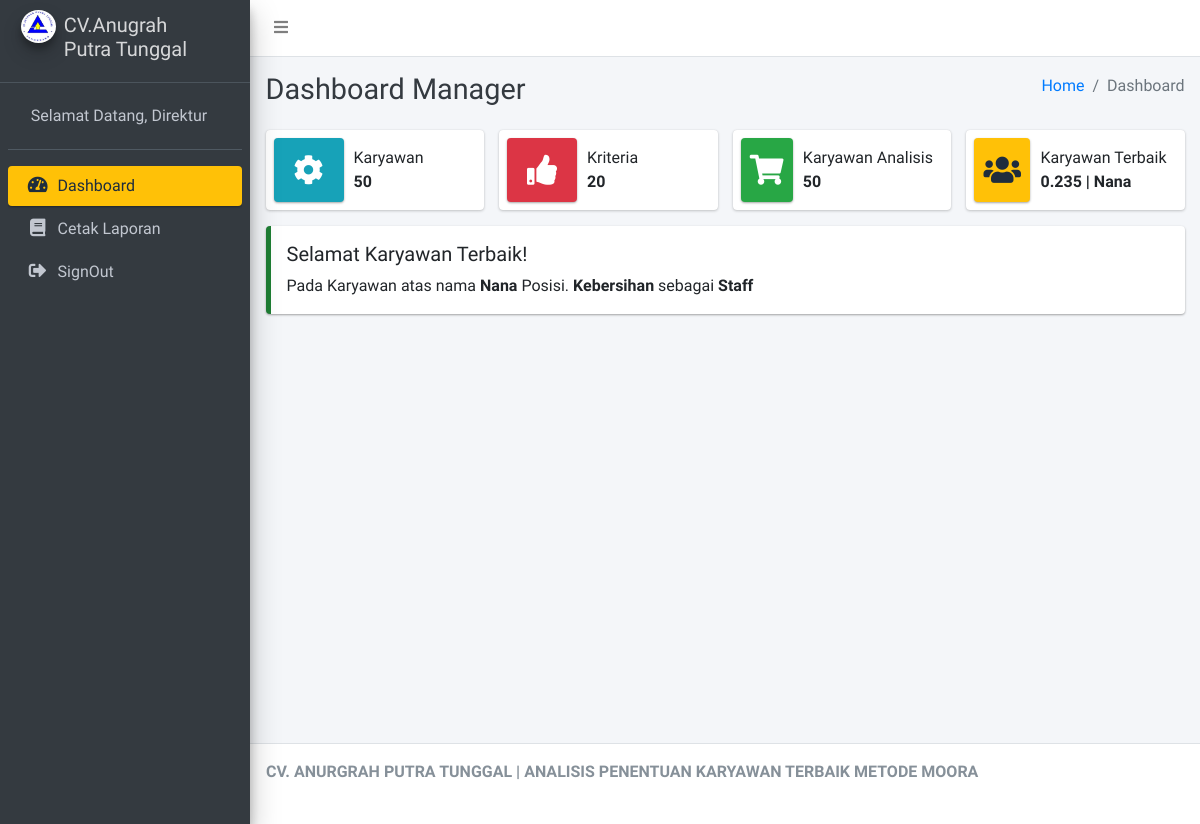
The app's page /index.php/Direktur/cDashboard (signed in), older data.
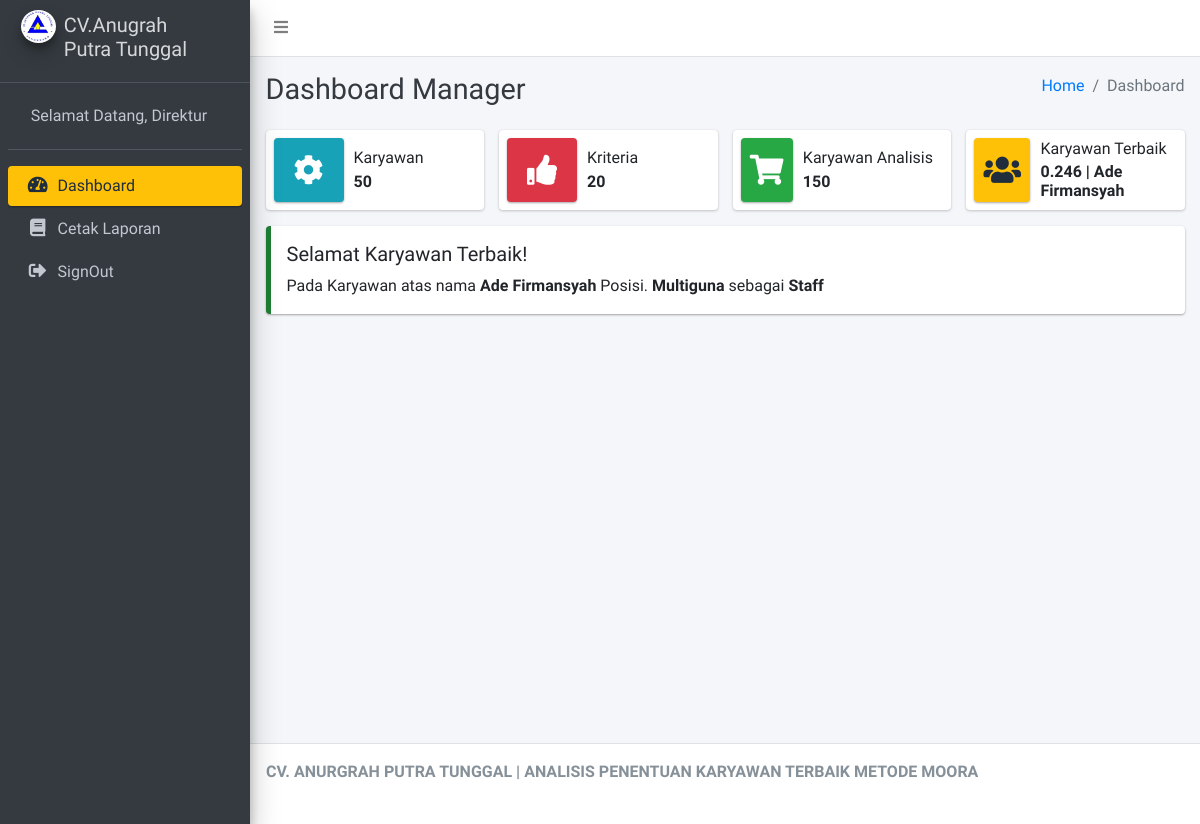
The same page, newer data.
### tables this page shows
CREATE TABLE `tbl_penilaian` (
  `id_penilaian` int(11) NOT NULL,
  `id_karyawan` int(11) NOT NULL,
  `id_user` int(11) NOT NULL,
  `tgl_proses` varchar(15) NOT NULL,
  `periode` int(11) NOT NULL,
  `nilai_kehadiran` varchar(5) NOT NULL,
  `nilai_keterlambatan` varchar(5) NOT NULL,
  `nilai_pelanggaran` varchar(5) NOT NULL,
  `nilai_pengelolaan` varchar(5) NOT NULL,
  `nilai_masa_kerja` varchar(5) NOT NULL,
  `hasil` varchar(5) NOT NULL
);

CREATE TABLE `tbl_karyawan` (
  `id_karyawan` int(11) NOT NULL,
  `nama_karyawan` varchar(125) NOT NULL,
  `jk_karyawan` varchar(125) NOT NULL,
  `alamat_karyawan` text NOT NULL,
  `no_hp_karyawan` varchar(125) NOT NULL,
  `divisi` varchar(125) NOT NULL,
  `jabatan` varchar(125) NOT NULL,
  `tgl_mulai` varchar(125) NOT NULL
);

### application/controllers/Direktur/cDashboard.php (called while the page is built, shortened)
<?php
class cDashboard extends CI_Controller
{
	public function __construct()
	{
		$this->load->model('mDashboard');
	}
	public function index()
	{
		$data = array(
			'dashboard' => $this->mDashboard->dashboard()
		);
		$this->load->view('Direktur/Layout/head');
		$this->load->view('Direktur/Layout/aside');
		$this->load->view('Direktur/vDashboard', $data);
		$this->load->view('Direktur/Layout/footer');
	}
}

### index.php (called while the page is built, shortened)
<?php
require_once BASEPATH.'core/CodeIgniter.php';

### application/models/mDashboard.php (called while the page is built, shortened)
<?php
class mDashboard extends CI_Model
{
	public function dashboard()
	{
		$data['karyawan'] = $this->db->query("SELECT COUNT(id_karyawan) as jml_karyawan FROM `tbl_karyawan`")->row();
		$data['kriteria'] = $this->db->query("SELECT COUNT(id_kriteria) as jml_kriteria FROM `tbl_kriteria`")->row();
		$data['karyawan_analisis'] = $this->db->query("SELECT COUNT(id_penilaian) as jml_penilaian FROM `tbl_penilaian`")->row();
		$data['karyawan_terbaik'] = $this->db->query("SELECT * FROM `tbl_penilaian` JOIN tbl_karyawan ON tbl_karyawan.id_karyawan=tbl_penilaian.id_karyawan ORDER BY hasil DESC LIMIT 1")->row();
		return $data;
	}
}

### application/views/Direktur/vDashboard.php (the view, shortened to what this page needs)
<div class="content-wrapper">
	<div class="content-header">
		<div class="container-fluid">
			<div class="row mb-2">
				<div class="col-sm-6">
					<h1 class="m-0 text-dark">Dashboard Manager</h1>
				</div>
				<div class="col-sm-6">
					<ol class="breadcrumb float-sm-right">
						<li class="breadcrumb-item"><a href="#">Home</a></li>
						<li class="breadcrumb-item active">Dashboard</li>
					</ol>
				</div>
			</div>
		</div>
	</div>
	<section class="content">
		<div class="container-fluid">
			<div class="row">
				<div class="col-12 col-sm-6 col-md-3">
					<div class="info-box">
						<span class="info-box-icon bg-info elevation-1"><i class="fas fa-cog"></i></span>
						<div class="info-box-content">
							<span class="info-box-text">Karyawan</span>
							<span class="info-box-number">
								<?= $dashboard['karyawan']->jml_karyawan ?>
							</span>
						</div>
					</div>
				</div>
				<div class="col-12 col-sm-6 col-md-3">
					<div class="info-box mb-3">
						<span class="info-box-icon bg-danger elevation-1"><i class="fas fa-thumbs-up"></i></span>
						<div class="info-box-content">
							<span class="info-box-text">Kriteria</span>
							<span class="info-box-number"><?= $dashboard['kriteria']->jml_kriteria ?></span>
						</div>
					</div>
				</div>
				<div class="col-12 col-sm-6 col-md-3">
					<div class="info-box mb-3">
						<span class="info-box-icon bg-success elevation-1"><i class="fas fa-shopping-cart"></i></span>
						<div class="info-box-content">
							<span class="info-box-text">Karyawan Analisis</span>
							<span class="info-box-number"><?= $dashboard['karyawan_analisis']->jml_penilaian ?></span>
						</div>
					</div>
				</div>
				<div class="col-12 col-sm-6 col-md-3">
					<div class="info-box mb-3">
						<span class="info-box-icon bg-warning elevation-1"><i class="fas fa-users"></i></span>
						<div class="info-box-content">
							<span class="info-box-text">Karyawan Terbaik</span>
							<span class="info-box-number"><?= $dashboard['karyawan_terbaik']->hasil ?> | <?= $dashboard['karyawan_terbaik']->nama_karyawan ?></span>
						</div>
					</div>
				</div>
			</div>
			<div class="row">
				<div class="col-md-12">
					<div class="callout callout-success">
						<h5>Selamat Karyawan Terbaik!</h5>
						<p>Pada Karyawan atas nama <strong><?= $dashboard['karyawan_terbaik']->nama_karyawan ?></strong> Posisi. <strong><?= $dashboard['karyawan_terbaik']->divisi ?></strong> sebagai <strong><?= $dashboard['karyawan_terbaik']->jabatan ?></strong></p>
					</div>
				</div>
			</div>
		</div>
	</section>
</div>

### application/views/Direktur/Layout/head.php (shortened to what this page needs)
<!DOCTYPE html>
<html>
<head>
	<link rel="stylesheet" href="<?= base_url('asset/AdminLTE/') ?>plugins/fontawesome-free/css/all.min.css">
	<link rel="stylesheet" href="https://code.ionicframework.com/ionicons/2.0.1/css/ionicons.min.css">
	<link rel="stylesheet" href="<?= base_url('asset/AdminLTE/') ?>plugins/tempusdominus-bootstrap-4/css/tempusdominus-bootstrap-4.min.css">
	<link rel="stylesheet" href="<?= base_url('asset/AdminLTE/') ?>dist/css/adminlte.min.css">
	<link rel="stylesheet" href="<?= base_url('asset/AdminLTE/') ?>plugins/overlayScrollbars/css/OverlayScrollbars.min.css">
	<link rel="stylesheet" href="<?= base_url('asset/AdminLTE/') ?>plugins/daterangepicker/daterangepicker.css">
	<link rel="stylesheet" href="<?= base_url('asset/AdminLTE/') ?>plugins/summernote/summernote-bs4.css">
	<link rel="stylesheet" href="<?= base_url('asset/AdminLTE/') ?>plugins/datatables-bs4/css/dataTables.bootstrap4.min.css">
	<link rel="stylesheet" href="<?= base_url('asset/AdminLTE/') ?>plugins/datatables-responsive/css/responsive.bootstrap4.min.css">
	<link rel="stylesheet" href="<?= base_url('asset/AdminLTE/') ?>plugins/daterangepicker/daterangepicker.css">
	<link rel="stylesheet" href="<?= base_url('asset/AdminLTE/') ?>plugins/select2/css/select2.min.css">
	<link rel="stylesheet" href="<?= base_url('asset/AdminLTE/') ?>plugins/select2-bootstrap4-theme/select2-bootstrap4.min.css">
</head>
<body class="hold-transition sidebar-mini layout-fixed">
	<div class="wrapper">
		<nav class="main-header navbar navbar-expand navbar-white navbar-light">
			<ul class="navbar-nav">
				<li class="nav-item">
					<a class="nav-link" data-widget="pushmenu" href="#" role="button"><i class="fas fa-bars"></i></a>
				</li>
			</ul>
		</nav>

### application/views/Direktur/Layout/aside.php
<aside class="main-sidebar sidebar-dark-warning elevation-4">
	<a href="index3.html" class="brand-link">
		<img src="<?= base_url('asset/logo.jpg') ?>" alt="AdminLTE Logo" class="brand-image img-circle elevation-3">
		<h5 class="brand-text font-weight-light">CV.Anugrah <br>Putra Tunggal</h5>
	</a>
	<div class="sidebar">
		<div class="user-panel mt-3 pb-3 mb-3 d-flex">
			<div class="image">
			</div>
			<div class="info">
				<a href="#" class="d-block">Selamat Datang, Direktur</a>
			</div>
		</div>
		<nav class="mt-2">
			<ul class="nav nav-pills nav-sidebar flex-column" data-widget="treeview" role="menu" data-accordion="false">
				<li class="nav-item">
					<a href="<?= base_url('Direktur/cDashboard') ?>" class="nav-link   <?php if ($this->uri->segment(1) == 'Direktur' && $this->uri->segment(2) == 'cDashboard') {
																							echo 'active';
																						}  ?>">
						<i class="nav-icon fas fa-tachometer-alt"></i>
						<p>Dashboard</p>
					</a>
				</li>
				<li class="nav-item">
					<a href="<?= base_url('Direktur/cLaporan') ?>" class="nav-link  <?php if ($this->uri->segment(1) == 'Direktur' && $this->uri->segment(2) == 'cLaporan') {
																						echo 'active';
																					}  ?>">
						<i class="nav-icon fas fa-book"></i>
						<p>
							Cetak Laporan
						</p>
					</a>
				</li>
				<li class="nav-item">
					<a href="<?= base_url('cAuth/logout') ?>" class="nav-link">
						<i class="nav-icon fas fa-sign-out-alt"></i>
						<p>SignOut</p>
					</a>
				</li>
			</ul>
		</nav>
	</div>
</aside>

### application/views/Direktur/Layout/footer.php (shortened to what this page needs)
<footer class="main-footer">
	<strong>CV. ANURGRAH PUTRA TUNGGAL | ANALISIS PENENTUAN KARYAWAN TERBAIK METODE MOORA</strong>
</footer>
</div>
</body>
</html>

Row changes from the older to the newer data that the page shows:
no longer on this page (row edited): tbl_penilaian: hasil "0.235", id_karyawan.nama_karyawan "Nana", id_karyawan.divisi "Kebersihan", id_karyawan.jabatan "Staff"
added tbl_penilaian: hasil "0.246", id_karyawan.nama_karyawan "Ade Firmansyah", id_karyawan.divisi "Multiguna", id_karyawan.jabatan "Staff"
Text that changed along with them:
$dashboard['karyawan_analisis']->jml_penilaian: "50" → "150"
